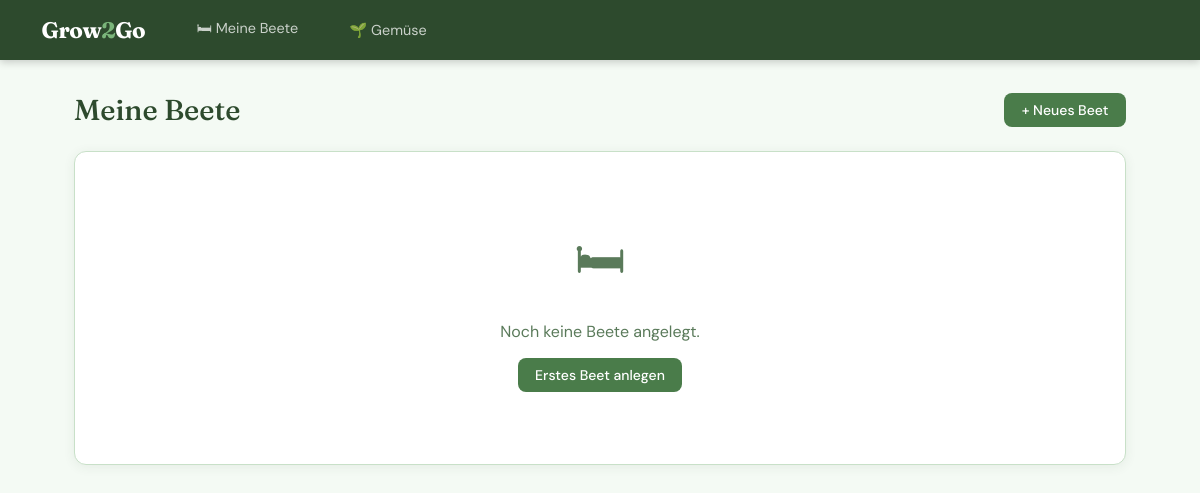
/beete/, run on an earlier commit of the app's database.
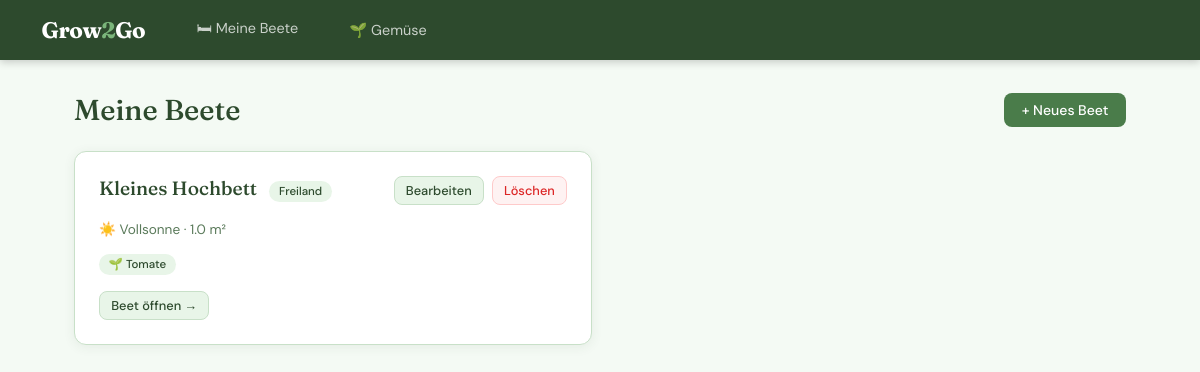
And on a later commit of the database.
### garden/models.py (models this page shows, shortened)
class Bed(models.Model):
    class Location(models.TextChoices):
        FULL_SUN = "full_sun", "Vollsonne"
        PARTIAL_SHADE = "partial_shade", "Halbschatten"
        SHADE = "shade", "Schatten"
    class BedType(models.TextChoices):
        OUTDOOR = "outdoor", "Freiland"
        GREENHOUSE = "greenhouse", "Gewächshaus"
    name = models.CharField(max_length=100, verbose_name="Name")
    size_sqm = models.FloatField(null=True, blank=True, verbose_name="Größe (m²)")
    location = models.CharField(
        max_length=20,
        choices=Location.choices,
        default=Location.FULL_SUN,
        verbose_name="Lage",
    )
    bed_type = models.CharField(
        max_length=20,
        choices=BedType.choices,
        default=BedType.OUTDOOR,
        verbose_name="Typ",
    )
    notes = models.TextField(blank=True, verbose_name="Notizen")
    class Meta:
        verbose_name = "Gartenbeet"
        verbose_name_plural = "Gartenbeete"
        ordering = ["name"]

class BedPlanting(models.Model):
    bed = models.ForeignKey(
        Bed, on_delete=models.CASCADE, related_name="plantings", verbose_name="Beet"
    )
    vegetable = models.ForeignKey(
        Vegetable,
        on_delete=models.CASCADE,
        related_name="plantings",
        verbose_name="Gemüsesorte",
    )
    year = models.PositiveSmallIntegerField(verbose_name="Jahr")
    planted_date = models.DateField(null=True, blank=True, verbose_name="Pflanzdatum")
    notes = models.TextField(blank=True, verbose_name="Notizen")
    class Meta:
        verbose_name = "Beetbelegung"
        verbose_name_plural = "Beetbelegungen"
        ordering = ["-year", "bed", "vegetable"]
        unique_together = [["bed", "vegetable", "year"]]

class Vegetable(models.Model):
    class Sunlight(models.TextChoices):
        FULL_SUN = "full_sun", "Vollsonne"
        PARTIAL_SHADE = "partial_shade", "Halbschatten"
        SHADE = "shade", "Schatten"
    class WaterRequirement(models.TextChoices):
        LOW = "low", "Gering"
        MEDIUM = "medium", "Mittel"
        HIGH = "high", "Hoch"
    class NutrientDemand(models.TextChoices):
        LOW = "low", "Schwachzehrer"
        MEDIUM = "medium", "Mittelzehrer"
        HIGH = "high", "Starkzehrer"
    class Category(models.TextChoices):
        FRUIT = "fruit", "Fruchtgemüse"
        LEAF = "leaf", "Blattgemüse"
        ROOT = "root", "Wurzelgemüse"
        BULB = "bulb", "Zwiebelgemüse"
        LEGUME = "legume", "Hülsenfrüchte"
        BRASSICA = "brassica", "Kohlgemüse"
        HERB = "herb", "Kräuter"
        OTHER = "other", "Sonstiges"
    name = models.CharField(max_length=100, unique=True, verbose_name="Name")
    category = models.CharField(
        max_length=20,
        choices=Category.choices,
        default=Category.OTHER,
        verbose_name="Kategorie",
    )
    description = models.TextField(blank=True, verbose_name="Beschreibung")
    sunlight_requirement = models.CharField(
        max_length=20,
        choices=Sunlight.choices,
        default=Sunlight.FULL_SUN,
        verbose_name="Lichtbedarf",
    )
    water_requirement = models.CharField(
        max_length=10,
        choices=WaterRequirement.choices,
        default=WaterRequirement.MEDIUM,
        verbose_name="Wasserbedarf",
    )
    soil_type = models.CharField(
        max_length=200,
        blank=True,
        verbose_name="Bodentyp",
        help_text="z. B. humusreich, durchlässig, lehmig",
    )
    nutrient_demand = models.CharField(
        max_length=10,
        choices=NutrientDemand.choices,
        default=NutrientDemand.MEDIUM,
        verbose_name="Nährstoffbedarf",
    )
    indoor_start_from = models.PositiveSmallIntegerField(
        null=True, blank=True, verbose_name="Voranzucht ab (Monat)"
    )
    indoor_start_to = models.PositiveSmallIntegerField(
        null=True, blank=True, verbose_name="Voranzucht bis (Monat)"
    )
    sow_from = models.PositiveSmallIntegerField(
        null=True, blank=True, verbose_name="Aussaat ab (Monat)"
    )
    sow_to = models.PositiveSmallIntegerField(
        null=True, blank=True, verbose_name="Aussaat bis (Monat)"
    )
    plant_from = models.PositiveSmallIntegerField(
        null=True, blank=True, verbose_name="Pflanzung ab (Monat)"
    )
    plant_to = models.PositiveSmallIntegerField(
        null=True, blank=True, verbose_name="Pflanzung bis (Monat)"
    )
    harvest_from = models.PositiveSmallIntegerField(
        null=True, blank=True, verbose_name="Ernte ab (Monat)"
    )
    harvest_to = models.PositiveSmallIntegerField(
        null=True, blank=True, verbose_name="Ernte bis (Monat)"
    )
    gh_sow_from = models.PositiveSmallIntegerField(
        null=True, blank=True, verbose_name="GH Aussaat ab (Monat)"
    )
    gh_sow_to = models.PositiveSmallIntegerField(
        null=True, blank=True, verbose_name="GH Aussaat bis (Monat)"
    )
    gh_plant_from = models.PositiveSmallIntegerField(
        null=True, blank=True, verbose_name="GH Pflanzung ab (Monat)"
    )
    gh_plant_to = models.PositiveSmallIntegerField(
        null=True, blank=True, verbose_name="GH Pflanzung bis (Monat)"
    )
    gh_harvest_from = models.PositiveSmallIntegerField(
        null=True, blank=True, verbose_name="GH Ernte ab (Monat)"
    )
    gh_harvest_to = models.PositiveSmallIntegerField(
        null=True, blank=True, verbose_name="GH Ernte bis (Monat)"
    )
    saatgut_url = models.URLField(
        blank=True, verbose_name="Saatgut-Link", help_text="z. B. Bingenheimer Saatgut"
    )
    class Meta:
        verbose_name = "Gemüsesorte"
        verbose_name_plural = "Gemüsesorten"
        ordering = ["category", "name"]

### garden/views.py (the view)
# urls.py: path("beete/", views.bed_list, name="bed_list"),
def bed_list(request):
    beds = Bed.objects.prefetch_related("plantings__vegetable").all()
    return render(request, "garden/bed_list.html", {"beds": beds})

### garden/templates/garden/bed_list.html (shortened to what this page needs)
{% extends "garden/base.html" %}
{% block content %}
<div class="page-header">
  <h1 class="page-title">Meine Beete</h1>
  <a href="{% url 'bed_create' %}" class="btn btn-primary">+ Neues Beet</a>
</div>
{% if beds %}
  <div class="grid-2">
    {% for bed in beds %}
    <div class="card">
      <div style="display:flex; justify-content:space-between; align-items:flex-start; margin-bottom:1rem;">
        <div>
          <span style="font-family:'Fraunces',serif; font-size:1.2rem; font-weight:500; color:var(--green-dark);">
            {{ bed.name }}
          </span>
          <span class="badge {% if bed.bed_type == 'greenhouse' %}badge-earth{% endif %}" style="margin-left:0.5rem;">
            {{ bed.get_bed_type_display }}
          </span>
        </div>
        <div style="display:flex; gap:0.5rem;">
          <a href="{% url 'bed_edit' bed.pk %}" class="btn btn-secondary btn-sm">Bearbeiten</a>
          <a href="{% url 'bed_delete' bed.pk %}" class="btn btn-danger btn-sm">Löschen</a>
        </div>
      </div>
      <div style="font-size:0.85rem; color:var(--text-muted); margin-bottom:1rem;">
        ☀️ {{ bed.get_location_display }}
        {% if bed.size_sqm %} · {{ bed.size_sqm }} m²{% endif %}
      </div>
      {% with plantings=bed.plantings.all %}
      {% if plantings %}
        <div style="display:flex; flex-wrap:wrap; gap:0.4rem; margin-bottom:1rem;">
          {% for p in plantings %}
          <span class="badge">🌱 {{ p.vegetable.name }}</span>
          {% endfor %}
        </div>
      {% else %}
        <p style="font-size:0.85rem; color:var(--text-muted); margin-bottom:1rem;">Noch keine Sorten eingetragen.</p>
      {% endif %}
      {% endwith %}
      <a href="{% url 'bed_detail' bed.pk %}" class="btn btn-secondary btn-sm">Beet öffnen →</a>
    </div>
    {% endfor %}
  </div>
{% else %}
  <div class="card">
    <div class="empty-state">
      <div class="icon">🛏</div>
      <p>Noch keine Beete angelegt.</p>
      <a href="{% url 'bed_create' %}" class="btn btn-primary">Erstes Beet anlegen</a>
    </div>
  </div>
{% endif %}
{% endblock %}

What changed in the data, as far as the page shows it:
added Bed: name "Kleines Hochbett", bed_type "Freiland", location "Vollsonne", size_sqm "1.0"
added BedPlanting: vegetable.name "Tomate"
Also different on the page:
text no longer shown: "🛏 Noch keine Beete angelegt. Erstes Beet anlegen"
